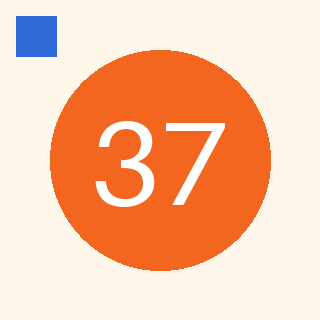
#> input picture templates/vision-probe.png, 320 x 320 px
$ python shotframe.py ../templates/vision-probe.png out.png
#> lines starting #> are read from the running program, lines starting #| are printed output that depends on the picture; after the words box and inside, x2 and y2 are one past the last pixel; in counts of white or black regions, pixels touching at a corner belong together
"""Dress a screenshot for a poster or a note cover: rounded corners, a soft shadow, and optionally
a browser window or a phone around it. The screenshot itself is never stretched or redrawn.

  python shotframe.py shot.png out.png [--frame browser|phone|window|plain] [--dark]

Writes a transparent PNG the layouts place like any other picture (art.image, fit contain).
In a spec: "art": {"screenshot": "shots/app.png", "frame": "phone"} and render.py does this for you.
"""
import argparse
import hashlib
from pathlib import Path

from PIL import Image, ImageDraw, ImageFilter

FRAMES = ("browser", "phone", "window", "plain")


def _round(im, r):
    mask = Image.new("L", im.size, 0)
    ImageDraw.Draw(mask).rounded_rectangle((0, 0, im.width - 1, im.height - 1), r, fill=255)
    out = Image.new("RGBA", im.size, (0, 0, 0, 0))
    out.paste(im, (0, 0), mask)
    return out


def _shadow(card, r, spread):
    """card on a transparent sheet with a soft drop shadow under it."""
    pad = spread * 2
    sheet = Image.new("RGBA", (card.width + pad * 2, card.height + pad * 2), (0, 0, 0, 0))
    sh = Image.new("L", sheet.size, 0)
    ImageDraw.Draw(sh).rounded_rectangle((pad, pad + spread // 3, pad + card.width, pad + card.height + spread // 3), r, fill=90)
    sh = sh.filter(ImageFilter.GaussianBlur(spread * 0.7))
    sheet.putalpha(sh)
    shadow_rgb = Image.new("RGBA", sheet.size, (24, 20, 16, 255))
    shadow_rgb.putalpha(sh)
    sheet = shadow_rgb
    sheet.alpha_composite(card, (pad, pad))
    return sheet


def frame(src, out, kind="browser", dark=False, max_side=1600):
    shot = Image.open(src).convert("RGB")
    if max(shot.size) > max_side:
        shot.thumbnail((max_side, max_side), Image.LANCZOS)
    w, h = shot.size
    s = max(w, h) / 1000  # one unit per thousand pixels of the long side
    chrome = (34, 34, 38) if dark else (238, 236, 232)
    line = (60, 60, 66) if dark else (214, 210, 204)
    if kind == "browser" or kind == "window":
        bar = int(46 * s)
        card = Image.new("RGB", (w, h + bar), chrome)
        d = ImageDraw.Draw(card)
        for i, col in enumerate(((255, 95, 87), (254, 188, 46), (40, 200, 64))):
            cx, cy, rr = int((26 + i * 24) * s), bar // 2, int(7 * s)
            d.ellipse((cx - rr, cy - rr, cx + rr, cy + rr), fill=col)
        if kind == "browser":  # an empty address pill: no fake URL
            d.rounded_rectangle((int(w * .28), int(bar * .24), int(w * .72), int(bar * .76)), int(bar * .26),
                                fill=(52, 52, 58) if dark else (252, 251, 249))
        d.line((0, bar - 1, w, bar - 1), fill=line, width=max(1, int(s)))
        card.paste(shot, (0, bar))
        card = _round(card, int(18 * s))
        r = int(18 * s)
    elif kind == "phone":
        bez = int(max(w, h) * .028)
        cw, ch = w + bez * 2, h + bez * 2
        r = int(min(cw, ch) * .12)
        card = Image.new("RGB", (cw, ch), (22, 22, 24))
        inner = _round(shot.convert("RGBA"), int(r * .78))
        card = _round(card, r)
        card.alpha_composite(inner, (bez, bez))
        d = ImageDraw.Draw(card)  # a small camera island, kept off the content as far as possible
        iw, ih = int(cw * .26), int(bez * 1.1)
        d.rounded_rectangle(((cw - iw) // 2, bez + int(bez * .35), (cw + iw) // 2, bez + int(bez * .35) + ih), ih // 2, fill=(22, 22, 24))
    else:
        r = int(16 * s)
        card = _round(shot.convert("RGBA"), r)
        bd = Image.new("RGBA", card.size, (0, 0, 0, 0))
        ImageDraw.Draw(bd).rounded_rectangle((0, 0, card.width - 1, card.height - 1), r, outline=line + (255,), width=max(1, int(2 * s)))
        card.alpha_composite(bd)
    if card.mode != "RGBA":
        card = card.convert("RGBA")
    sheet = _shadow(card, r, int(34 * s))
    Path(out).parent.mkdir(parents=True, exist_ok=True)
    sheet.save(out, optimize=True)
    return out


def framed_path(src, cache_dir, kind, dark=False):
    """Frame once per (file, look); later renders reuse the result."""
    p = Path(src)
    key = hashlib.sha1(f"{p.resolve()}|{p.stat().st_mtime_ns}|{kind}|{dark}".encode()).hexdigest()[:10]
    out = Path(cache_dir) / f"shot-{p.stem[:30]}-{kind}-{key}.png"
    if not out.exists():
        frame(p, out, kind, dark)
    return out


def main():
    ap = argparse.ArgumentParser()
    ap.add_argument("src")
    ap.add_argument("out")
    ap.add_argument("--frame", choices=FRAMES, default="browser")
    ap.add_argument("--dark", action="store_true")
    a = ap.parse_args()
    print(frame(a.src, a.out, a.frame, a.dark))
#> in frame, shot is the input picture: PIL image 320x320 RGB; mean R, G, B 247.1, 195.1, 164.6
#> in frame, `card = Image.new("RGB", (w, h + bar), chrome)`:
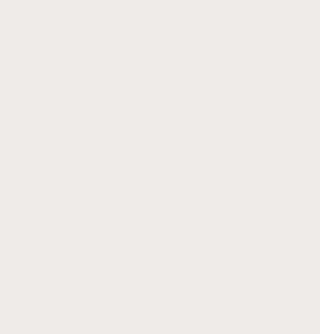
#> card: PIL image 320x334 RGB; mean R, G, B 238, 236, 232
#> in frame, `card.paste(shot, (0, bar))`:
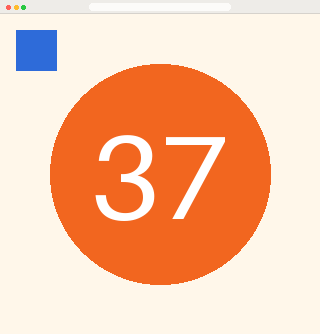
#> card: PIL image 320x334 RGB; mean R, G, B 246.8, 196.9, 167.4
#> in _round, `mask = Image.new("L", im.size, 0)`: mask: PIL image 320x334 L; every value is 0
#> in _round, `ImageDraw.Draw(mask).rounded_rectangle((0, 0, im.width - 1, im.height ..`: mask: PIL image 320x334 L; 100% white; 4 black regions (4 under 20 px)
#> in _round, `out = Image.new("RGBA", im.size, (0, 0, 0, 0))`: out: PIL image 320x334 RGBA; every value is 0
#> in _shadow, `sheet = Image.new("RGBA", (card.width + pad * 2, card.height + pad * 2..`: sheet: PIL image 360x374 RGBA; every value is 0
#> in _shadow, `sh = Image.new("L", sheet.size, 0)`: sh: PIL image 360x374 L; every value is 0
#> in _shadow, `ImageDraw.Draw(sh).rounded_rectangle((pad, pad + spread // 3, pad + ca..`:
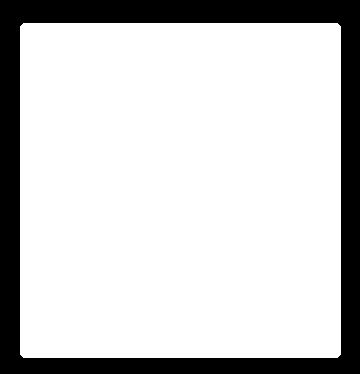
#> sh: PIL image 360x374 L; values 0 (black) and 90 (white), 79.9% white; 1 black region, box (x1, y1, x2, y2) and area: (0, 0, 360, 374) 27129
#> in _shadow, `sh = sh.filter(ImageFilter.GaussianBlur(spread * 0.7))`:
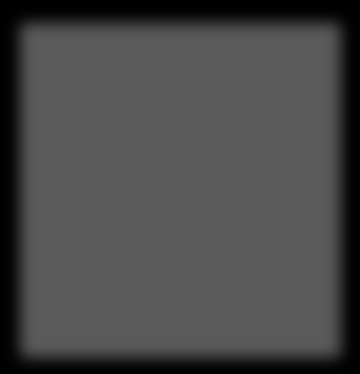
#> sh: PIL image 360x374 L; min 0, max 90, mean 71.9
#> in _shadow, `sheet.putalpha(sh)`:
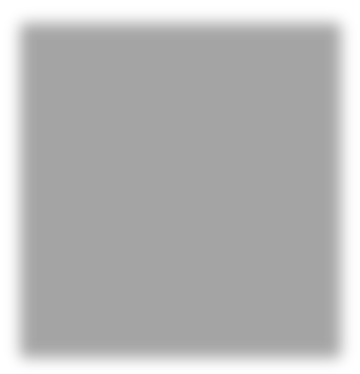
#> sheet: PIL image 360x374 RGBA; mean R, G, B, A 0, 0, 0, 71.9; transparent parts drawn white
#> in _shadow, `shadow_rgb = Image.new("RGBA", sheet.size, (24, 20, 16, 255))`:
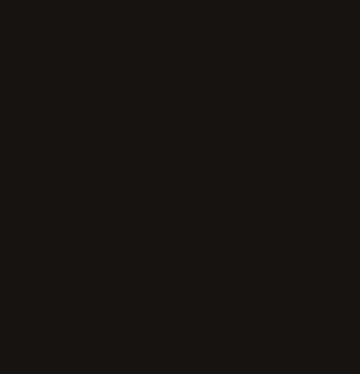
#> shadow_rgb: PIL image 360x374 RGBA; mean R, G, B, A 24, 20, 16, 255
#> in _shadow, `sheet.alpha_composite(card, (pad, pad))`:
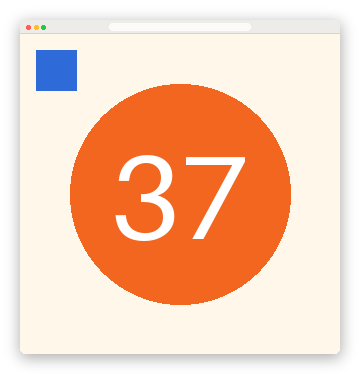
#> sheet: PIL image 360x374 RGBA; mean R, G, B, A 200.8, 160.4, 136.2, 205.2; transparent parts drawn white


if __name__ == "__main__":
    main()
